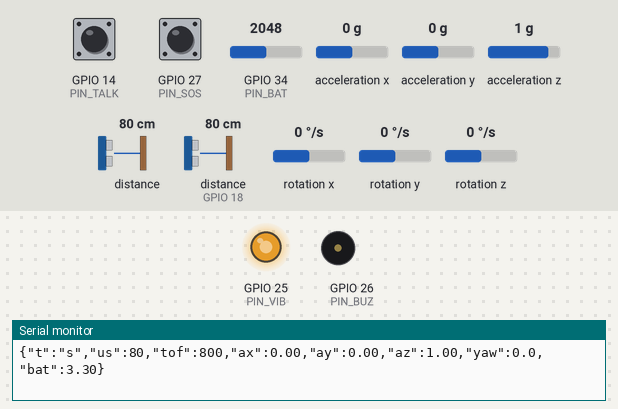
A sketch run on a simulated ESP32. Shown: output pins drawn as LEDs (lit = HIGH), buzzer (waves = sounding), the last lines printed to the serial monitor. Wiring (inferred from the names in the program): ultrasonic range finder: trigger GPIO 5; echo GPIO 18; MPU-6050 motion sensor at I2C address 0x68. Dashed ring = blinking. The test bench sets the inputs (shaded band); at power-on: distance to the obstacle 80 cm, GPIO 14 (PIN_TALK) HIGH, GPIO 27 (PIN_SOS) HIGH, GPIO 34 (PIN_BAT) = 2048, acceleration x 0 g, acceleration y 0 g, acceleration z 1 g, distance to the obstacle (sensor on GPIO 18) 80 cm, rotation x 0 °/s, rotation y 0 °/s, rotation z 0 °/s (analog values on the 0–4095 scale). The echo pulse lasts 58.3 µs per cm; nothing arrives over Bluetooth unless stated; a phone connects over Bluetooth LE 3 s after start; pins used as bus, display or sensor lines are not drawn.

Above: at 2.2 s.
2.9 s: distance to the obstacle (sensor 0) set to 55 cm
At 4.21 s:
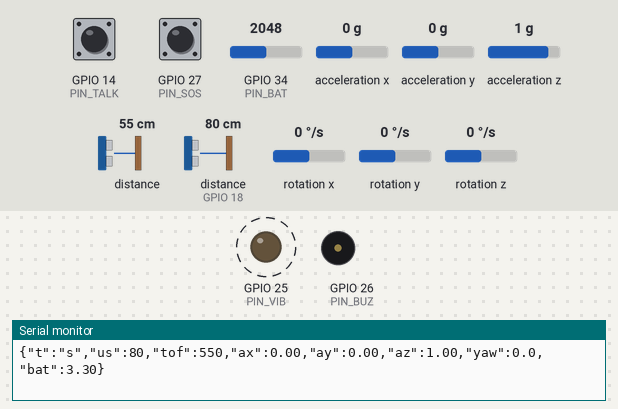
5.9 s: distance to the obstacle (sensor 0) set to 45 cm
At 7.44 s:
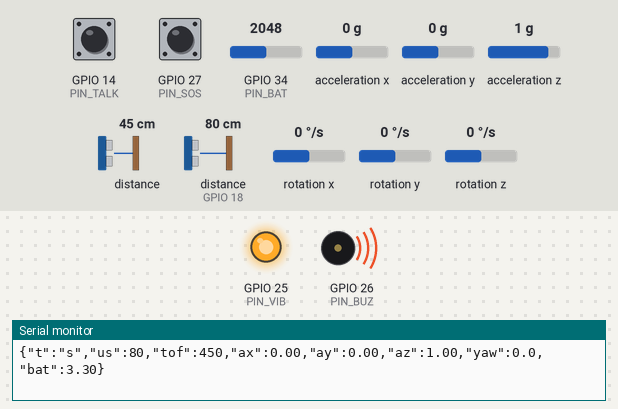
Timing chart, 0 to 15.9 s (numbered marks = the images above; inputs shaded):
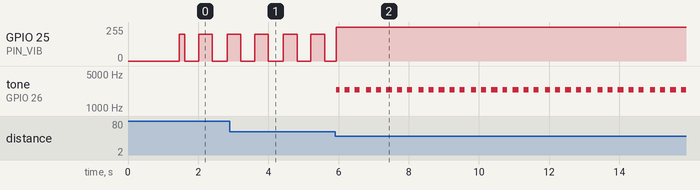

The sketch:

smartsight_cane.ino
```cpp
/*
 * SmartSight cane unit (10) firmware - ESP32 (110)
 *
 * Board: ESP32 Dev Module, Arduino-ESP32 core 3.x (LEDC API below is 3.x).
 * Libraries: "Adafruit_VL53L0X" (Library Manager). BLE + Wire are built into the core.
 *
 * Wiring (ESP32 DevKit V1):
 *   HC-SR04 (102)   TRIG -> GPIO5      ECHO -> GPIO18 THROUGH a 1k/2k divider (5V echo!)  VCC 5V
 *   VL53L0X (104)   SDA  -> GPIO21     SCL  -> GPIO22   (I2C 0x29)                         VCC 3.3V
 *   MPU6050 (106)   SDA  -> GPIO21     SCL  -> GPIO22   (I2C 0x68, AD0 low)               VCC 3.3V
 *   Vibration (114) GPIO25 -> 1k -> NPN/logic MOSFET gate, motor to VBAT, flyback diode
 *   Buzzer (116)    GPIO26 -> passive piezo (via transistor if loud piezo)
 *   SOS btn (112)   GPIO27 -> button -> GND (internal pull-up)
 *   Talk btn (opt)  GPIO14 -> button -> GND (push-to-talk for voice queries)
 *   Battery (118)   VBAT -> 100k -> GPIO34 -> 100k -> GND
 *
 * Responsibilities (everything heavy runs on the phone/laptop, never here):
 *   - first-line obstacle alert from ultrasonic + ToF, works with NO phone connected
 *   - fall detection at 100 Hz (same state machine as smartsight/fall_detect.py)
 *   - SOS button (press = SOS, press again during countdown = cancel)
 *   - 10 Hz sensor stream + events over BLE Nordic UART (also mirrored on USB serial)
 *   - executes haptic / SOS-state commands from the app
 *   - if SOS is pressed while the phone is disconnected: local siren (cannot dispatch)
 */

#include <string.h>
#include <Wire.h>
#include <Adafruit_VL53L0X.h>
#include <BLEDevice.h>
#include <BLEServer.h>
#include <BLEUtils.h>
#include <BLE2902.h>

// ----------------------------------------------------------------- pins
#define PIN_TRIG 5
#define PIN_ECHO 18
#define PIN_VIB 25
#define PIN_BUZ 26
#define PIN_SOS 27
#define PIN_TALK 14
#define PIN_BAT 34

// ----------------------------------------------------------------- tuning
#define NEAR_URGENT_CM 50      // continuous vibration + fast beeps
#define NEAR_SOON_CM 100       // pulsed vibration
#define APP_HAPTIC_TTL_MS 3000 // app pattern expires unless refreshed (link-drop safety)
#define STREAM_MS 100          // 10 Hz sensor packets
#define DEBOUNCE_MS 40

static const char *DEVICE_NAME = "SmartSight-Cane";
#define NUS_SERVICE "6e400001-b5a3-f393-e0a9-e50e24dcca9e"
#define NUS_RX "6e400002-b5a3-f393-e0a9-e50e24dcca9e"
#define NUS_TX "6e400003-b5a3-f393-e0a9-e50e24dcca9e"

// ----------------------------------------------------------------- state
Adafruit_VL53L0X tof;
bool tofOk = false;
BLECharacteristic *txChar = nullptr;
volatile bool bleConnected = false;

volatile uint32_t echoStart = 0, echoUs = 0;
volatile bool echoFresh = false;
int usCm = -1, tofMm = -1;

float ax = 0, ay = 0, az = 1, yawDeg = 0, gzBias = 0;
float batV = 0;

enum Level { L_OFF = 0, L_OK = 1, L_SOON = 2, L_URGENT = 3, L_SOS = 4 };
Level localLevel = L_OFF, appLevel = L_OFF;
uint32_t appLevelAt = 0;

enum SosUi { SOS_IDLE, SOS_PENDING, SOS_SENT, SOS_FAILED, SOS_LOCAL_SIREN };
SosUi sosUi = SOS_IDLE;
uint32_t sosUiAt = 0;

String bleLine, serialLine;   // separate buffers: BLE callbacks run on another task

// ----------------------------------------------------------------- output
void emit(const char *json) {
  Serial.println(json);
  if (bleConnected && txChar) {
    size_t n = strlen(json);
    // BLE notifications are MTU-limited; send in 20-byte chunks, app reassembles on '\n'
    for (size_t i = 0; i < n; i += 20) {
      size_t len = min((size_t)20, n - i);
      txChar->setValue((uint8_t *)json + i, len);
      txChar->notify();
    }
    txChar->setValue((uint8_t *)"\n", 1);
    txChar->notify();
  }
}

void emitEvent(const char *ev, int cm = -1) {
  char buf[64];
  if (cm >= 0) snprintf(buf, sizeof(buf), "{\"t\":\"e\",\"ev\":\"%s\",\"cm\":%d}", ev, cm);
  else snprintf(buf, sizeof(buf), "{\"t\":\"e\",\"ev\":\"%s\"}", ev);
  emit(buf);
}

// ----------------------------------------------------------------- app commands
Level parseLevel(const String &s) {
  if (s.indexOf("\"urgent\"") >= 0) return L_URGENT;
  if (s.indexOf("\"soon\"") >= 0) return L_SOON;
  if (s.indexOf("\"sos\"") >= 0) return L_SOS;
  if (s.indexOf("\"ok\"") >= 0) return L_OK;
  return L_OFF;
}

void handleCommand(const String &line) {
  if (line.indexOf("\"c\":\"hap\"") >= 0) {
    appLevel = parseLevel(line);
    appLevelAt = millis();
  } else if (line.indexOf("\"c\":\"sos\"") >= 0) {
    if (line.indexOf("\"pending\"") >= 0) sosUi = SOS_PENDING;
    else if (line.indexOf("\"sent\"") >= 0) sosUi = SOS_SENT;
    else if (line.indexOf("\"failed\"") >= 0) sosUi = SOS_FAILED;
    else sosUi = SOS_IDLE;
    sosUiAt = millis();
  }
}

void feedRx(String &buf, const uint8_t *data, size_t len) {
  for (size_t i = 0; i < len; i++) {
    char c = (char)data[i];
    if (c == '\n') { handleCommand(buf); buf = ""; }
    else if (buf.length() < 200) buf += c;
  }
}

class ServerCB : public BLEServerCallbacks {
  void onConnect(BLEServer *) override { bleConnected = true; }
  void onDisconnect(BLEServer *s) override {
    bleConnected = false;
    appLevel = L_OFF;
    s->getAdvertising()->start();
  }
};

class RxCB : public BLECharacteristicCallbacks {
  void onWrite(BLECharacteristic *c) override {
    String v = c->getValue();
    feedRx(bleLine, (const uint8_t *)v.c_str(), v.length());
  }
};

void setupBle() {
  BLEDevice::init(DEVICE_NAME);
  BLEServer *server = BLEDevice::createServer();
  server->setCallbacks(new ServerCB());
  BLEService *svc = server->createService(NUS_SERVICE);
  txChar = svc->createCharacteristic(NUS_TX, BLECharacteristic::PROPERTY_NOTIFY);
  txChar->addDescriptor(new BLE2902());
  BLECharacteristic *rx = svc->createCharacteristic(
      NUS_RX, BLECharacteristic::PROPERTY_WRITE | BLECharacteristic::PROPERTY_WRITE_NR);
  rx->setCallbacks(new RxCB());
  svc->start();
  BLEAdvertising *adv = BLEDevice::getAdvertising();
  adv->addServiceUUID(NUS_SERVICE);
  adv->setScanResponse(true);
  BLEDevice::startAdvertising();
}

// ----------------------------------------------------------------- ultrasonic (non-blocking)
void IRAM_ATTR onEcho() {
  if (digitalRead(PIN_ECHO)) echoStart = micros();
  else { echoUs = micros() - echoStart; echoFresh = true; }
}

void pollUltrasonic() {
  static uint32_t lastTrig = 0;
  static bool waiting = false;
  if (echoFresh) {
    echoFresh = false;
    waiting = false;
    uint32_t us = echoUs;
    usCm = (us > 100 && us < 25000) ? (int)(us / 58) : -1;   // 25 ms ~ 4.3 m max
  }
  if (millis() - lastTrig >= 60) {                            // HC-SR04 needs >= 60 ms cycle
    if (waiting) usCm = -1;                                   // previous ping never returned
    waiting = true;
    lastTrig = millis();
    digitalWrite(PIN_TRIG, HIGH);
    delayMicroseconds(10);
    digitalWrite(PIN_TRIG, LOW);
  }
}

void pollTof() {
  if (!tofOk || !tof.isRangeComplete()) return;
  uint16_t mm = tof.readRangeResult();
  tofMm = (mm > 30 && mm < 2000) ? mm : -1;                   // VL53L0X useful range ~2 m
}

// ----------------------------------------------------------------- MPU6050 (raw registers)
#define MPU 0x68
void mpuWrite(uint8_t reg, uint8_t val) {
  Wire.beginTransmission(MPU); Wire.write(reg); Wire.write(val); Wire.endTransmission();
}

bool mpuRead(float &gx, float &gy, float &gz) {
  Wire.beginTransmission(MPU);
  Wire.write(0x3B);
  if (Wire.endTransmission(false) != 0) return false;
  if (Wire.requestFrom(MPU, 14) != 14) return false;
  int16_t r[7];
  for (int i = 0; i < 7; i++) r[i] = (Wire.read() << 8) | Wire.read();
  ax = r[0] / 4096.0f; ay = r[1] / 4096.0f; az = r[2] / 4096.0f;   // +-8 g
  gx = r[4] / 65.5f; gy = r[5] / 65.5f; gz = r[6] / 65.5f;         // +-500 dps
  return true;
}

void setupMpu() {
  mpuWrite(0x6B, 0x00);   // wake
  mpuWrite(0x1A, 0x03);   // DLPF 44 Hz
  mpuWrite(0x1B, 0x08);   // gyro +-500 dps
  mpuWrite(0x1C, 0x10);   // accel +-8 g (impacts exceed +-2 g)
  delay(100);
  float gx, gy, gz, sum = 0;
  int n = 0;
  for (int i = 0; i < 300; i++) { if (mpuRead(gx, gy, gz)) { sum += gz; n++; } delay(3); }
  gzBias = n ? sum / n : 0;                                 // keep the cane still at boot
}

#include "fall_detector.h"
FallDetector fall;

// ----------------------------------------------------------------- buttons
struct Button {
  uint8_t pin; bool stable = true, last = true; uint32_t changedAt = 0;
  bool pressed() {                       // true once per press (falling edge, debounced)
    bool r = digitalRead(pin);
    if (r != last) { last = r; changedAt = millis(); }
    if (millis() - changedAt > DEBOUNCE_MS && r != stable) { stable = r; return !stable; }
    return false;
  }
};
Button sosBtn{PIN_SOS}, talkBtn{PIN_TALK};

// ----------------------------------------------------------------- actuators
void buzz(int freq) { ledcWriteTone(PIN_BUZ, freq); }
void vib(int duty) { ledcWrite(PIN_VIB, duty); }

void driveActuators() {
  uint32_t now = millis();
  if (appLevel != L_OFF && now - appLevelAt > APP_HAPTIC_TTL_MS) appLevel = L_OFF;
  Level lvl = max(localLevel, appLevel);
  bool fastBlink = (now / 150) % 2, slowBlink = (now / 400) % 2;

  // SOS UI has priority on the buzzer
  int tone = 0;
  switch (sosUi) {
    case SOS_PENDING: tone = ((now - sosUiAt) % 1000 < 120) ? 2000 : 0; break;              // 1 beep/s countdown
    case SOS_SENT:                                                                          // 3 chirps
      tone = ((now - sosUiAt) < 900 && ((now - sosUiAt) / 150) % 2 == 0) ? 2600 : 0;
      if (now - sosUiAt > 1000) sosUi = SOS_IDLE;
      break;
    case SOS_FAILED:
    case SOS_LOCAL_SIREN:                                                                   // siren
      tone = 1400 + ((now / 4) % 1200);
      if (now - sosUiAt > 30000) sosUi = SOS_IDLE;
      break;
    default:
      if (lvl == L_URGENT) tone = fastBlink ? 2400 : 0;
      break;
  }
  buzz(tone);

  int duty = 0;
  if (lvl == L_URGENT || lvl == L_SOS) duty = 255;
  else if (lvl == L_SOON) duty = slowBlink ? 200 : 0;
  else if (lvl == L_OK) duty = ((now % 2000) < 80) ? 150 : 0;
  vib(duty);
}

// ----------------------------------------------------------------- setup / loop
void setup() {
  Serial.begin(115200);
  pinMode(PIN_TRIG, OUTPUT);
  pinMode(PIN_ECHO, INPUT);
  attachInterrupt(digitalPinToInterrupt(PIN_ECHO), onEcho, CHANGE);
  pinMode(PIN_SOS, INPUT_PULLUP);
  pinMode(PIN_TALK, INPUT_PULLUP);
  analogReadResolution(12);
  ledcAttach(PIN_VIB, 20000, 8);      // 20 kHz PWM: inaudible motor drive
  ledcAttach(PIN_BUZ, 2000, 8);

  Wire.begin(21, 22, 400000);
  setupMpu();
  tofOk = tof.begin();
  if (tofOk) tof.startRangeContinuous(50);
  else Serial.println("{\"t\":\"log\",\"msg\":\"VL53L0X not found\"}");

  setupBle();
  vib(200); delay(150); vib(0);       // boot cue
}

void loop() {
  static uint32_t lastImu = 0, lastStream = 0, lastNear = 0;
  uint32_t now = millis();

  // 100 Hz IMU + fall detection
  if (now - lastImu >= 10) {
    float dt = (now - lastImu) / 1000.0f;
    lastImu = now;
    float gx, gy, gz;
    if (mpuRead(gx, gy, gz)) {
      yawDeg += (gz - gzBias) * dt;
      if (yawDeg > 360) yawDeg -= 360; else if (yawDeg < 0) yawDeg += 360;
      if (fall.update((int32_t)now, ax, ay, az)) emitEvent("fall");
    }
  }

  pollUltrasonic();
  pollTof();

  // first-line local obstacle alert - independent of the phone/AI pipeline
  int nearest = 10000;
  if (usCm > 0) nearest = usCm;
  if (tofMm > 0) nearest = min(nearest, tofMm / 10);
  Level prev = localLevel;
  localLevel = nearest < NEAR_URGENT_CM ? L_URGENT : nearest < NEAR_SOON_CM ? L_SOON : L_OFF;
  if (localLevel > prev && now - lastNear > 1500) { emitEvent("near", nearest); lastNear = now; }

  // buttons
  if (sosBtn.pressed()) {
    if (sosUi == SOS_PENDING) { emitEvent("sos_cancel"); sosUi = SOS_IDLE; }
    else if (bleConnected) emitEvent("sos_button");
    else { sosUi = SOS_LOCAL_SIREN; sosUiAt = now; emitEvent("sos_button"); }   // no phone: siren
  }
  if (talkBtn.pressed()) emitEvent("talk");

  // USB serial commands (bench mode, same protocol as BLE RX)
  while (Serial.available()) { uint8_t c = Serial.read(); feedRx(serialLine, &c, 1); }

  // 10 Hz sensor stream
  if (now - lastStream >= STREAM_MS) {
    lastStream = now;
    batV = analogReadMilliVolts(PIN_BAT) * 2 / 1000.0f;
    char buf[160];
    snprintf(buf, sizeof(buf),
             "{\"t\":\"s\",\"us\":%d,\"tof\":%d,\"ax\":%.2f,\"ay\":%.2f,\"az\":%.2f,\"yaw\":%.1f,\"bat\":%.2f}",
             usCm, tofMm, ax, ay, az, yawDeg, batV);
    emit(buf);
  }

  driveActuators();
}
```

fall_detector.h
```cpp
#pragma once
// Fall detector - port of smartsight/fall_detect.py. Keep the two in sync;
// tests/test_firmware_parity.py compiles this header on the host and runs
// the same vectors as the Python tests.
#include <math.h>
#include <string.h>
#ifndef ARDUINO
#include "../../tests/firmware_host/arduino_shim.h"
#endif

// Port of smartsight/fall_detect.py - keep the two in sync.
struct FallDetector {
  // times are int32 milliseconds (millis()), NOT float seconds: a 32-bit float
  // loses millisecond resolution after ~1 day of uptime.
  float impactG = 2.2, freefallG = 0.45, stillStdG = 0.08;
  float tiltDeg = 50, tiltDegFF = 35, alpha = 0.02;
  int32_t settleMs = 800, stillWinMs = 1500, timeoutMs = 4000, ffLookbackMs = 600;
  int state = 0;                  // 0 idle, 1 settling, 2 checking
  float gref[3] = {0, 0, 1}, gimp[3] = {0, 0, 1};
  int32_t tImpact = 0, lastLowG = 0;
  bool haveLowG = false, hadFF = false;
  double sumM = 0, sumM2 = 0, sv[3] = {0, 0, 0};
  int n = 0;

  static float angleDeg(const float a[3], const float b[3]) {
    float na = sqrtf(a[0]*a[0] + a[1]*a[1] + a[2]*a[2]), nb = sqrtf(b[0]*b[0] + b[1]*b[1] + b[2]*b[2]);
    if (na < 1e-6f || nb < 1e-6f) return 0;
    float c = (a[0]*b[0] + a[1]*b[1] + a[2]*b[2]) / (na * nb);
    return degrees(acosf(constrain(c, -1.0f, 1.0f)));
  }

  // nowMs: millis() cast to int32 (wraps after 24 days; differences stay correct).
  bool update(int32_t nowMs, float x, float y, float z) {
    float m = sqrtf(x*x + y*y + z*z);
    if (m < freefallG) { lastLowG = nowMs; haveLowG = true; }
    if (state == 0) {
      if (fabsf(m - 1.0f) < 0.1f) { gref[0] += alpha*(x-gref[0]); gref[1] += alpha*(y-gref[1]); gref[2] += alpha*(z-gref[2]); }
      if (m > impactG) {
        state = 1; tImpact = nowMs; memcpy(gimp, gref, sizeof(gimp));
        hadFF = haveLowG && (nowMs - lastLowG) <= ffLookbackMs;
        sumM = sumM2 = 0; sv[0] = sv[1] = sv[2] = 0; n = 0;
      }
      return false;
    }
    if (nowMs - tImpact > timeoutMs) { state = 0; return false; }
    if (state == 1) { if (nowMs - tImpact >= settleMs) state = 2; return false; }
    sumM += m; sumM2 += (double)m*m; sv[0] += x; sv[1] += y; sv[2] += z; n++;
    if (nowMs - tImpact < settleMs + stillWinMs) return false;
    state = 0;
    double mean = sumM / n, sd = sqrt(max(0.0, sumM2 / n - mean*mean));
    float mv[3] = {(float)(sv[0]/n), (float)(sv[1]/n), (float)(sv[2]/n)};
    return sd < stillStdG && angleDeg(gimp, mv) > (hadFF ? tiltDegFF : tiltDeg);
  }
};
```

Measured:
- the behaviour switches between 50 and 49 cm on distance to the obstacle (sensor 0) (found by bisection; images 1 and 2)
- after the input at 5.9 s, tone on GPIO 26 (PIN_BUZ): silent → 2400 Hz at once, then repeats every 0.28 s: silent 0.14 s, 2400 Hz 0.14 s
